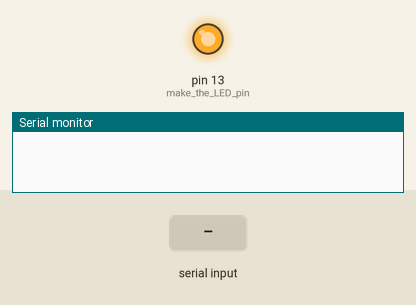
Simulated run of this sketch. Board: Arduino Uno, built with avr-gcc and run on an emulated ATmega328P. On the bench: output pins drawn as LEDs (lit = HIGH), the last lines printed to the serial monitor. The test bench sets the inputs (shaded band).

Above: at 1.2 s.
1.3 s: "1" received over Serial
At 2.6 s:
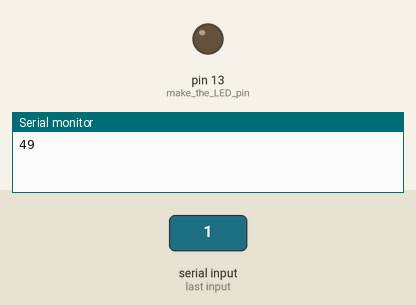
Timing chart, 0 to 4.3 s (numbered marks = the images above; inputs shaded):
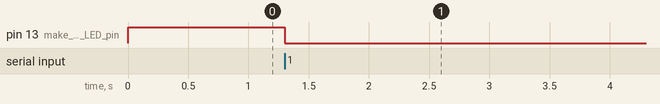

Measured:
- after the input at 1.3 s, pin 13 (make_the_LED_pin): HIGH → LOW at once

The sketch:

feb9.ino
```cpp
void setup() {
  Serial.begin(9600); //initialize serial COM at 9600 baudrate
  pinMode(13, OUTPUT); //make the LED pin (13) as output
  digitalWrite (13, HIGH);


}

void loop() {

if (Serial.available())
{
  Serial.print(Serial.read());
  switch( Serial.read())
  {
      case 0 : digitalWrite(13,HIGH);
               break;
      default: digitalWrite(13,LOW);
               break;
  }


}


}
```
